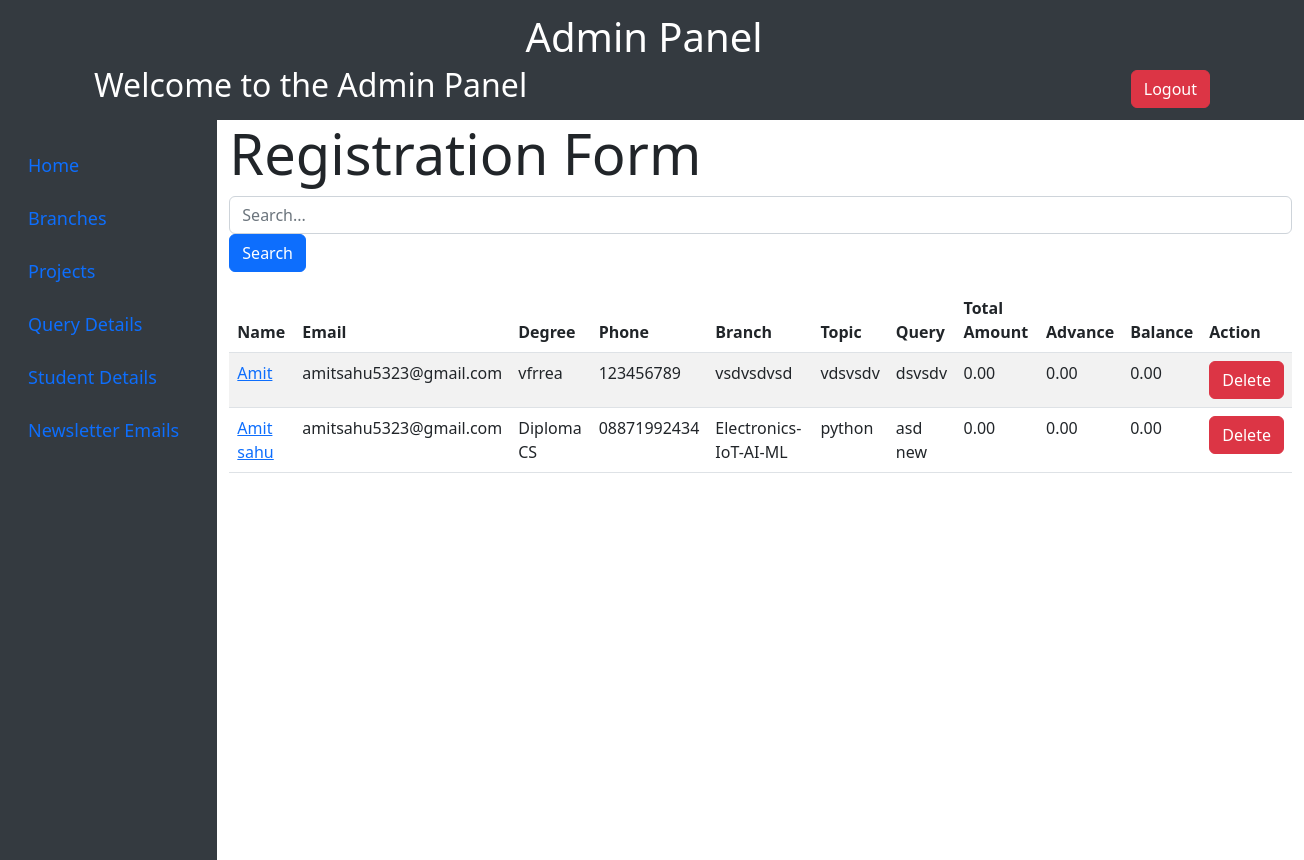
Before: /dashboard/mform with the older database file.
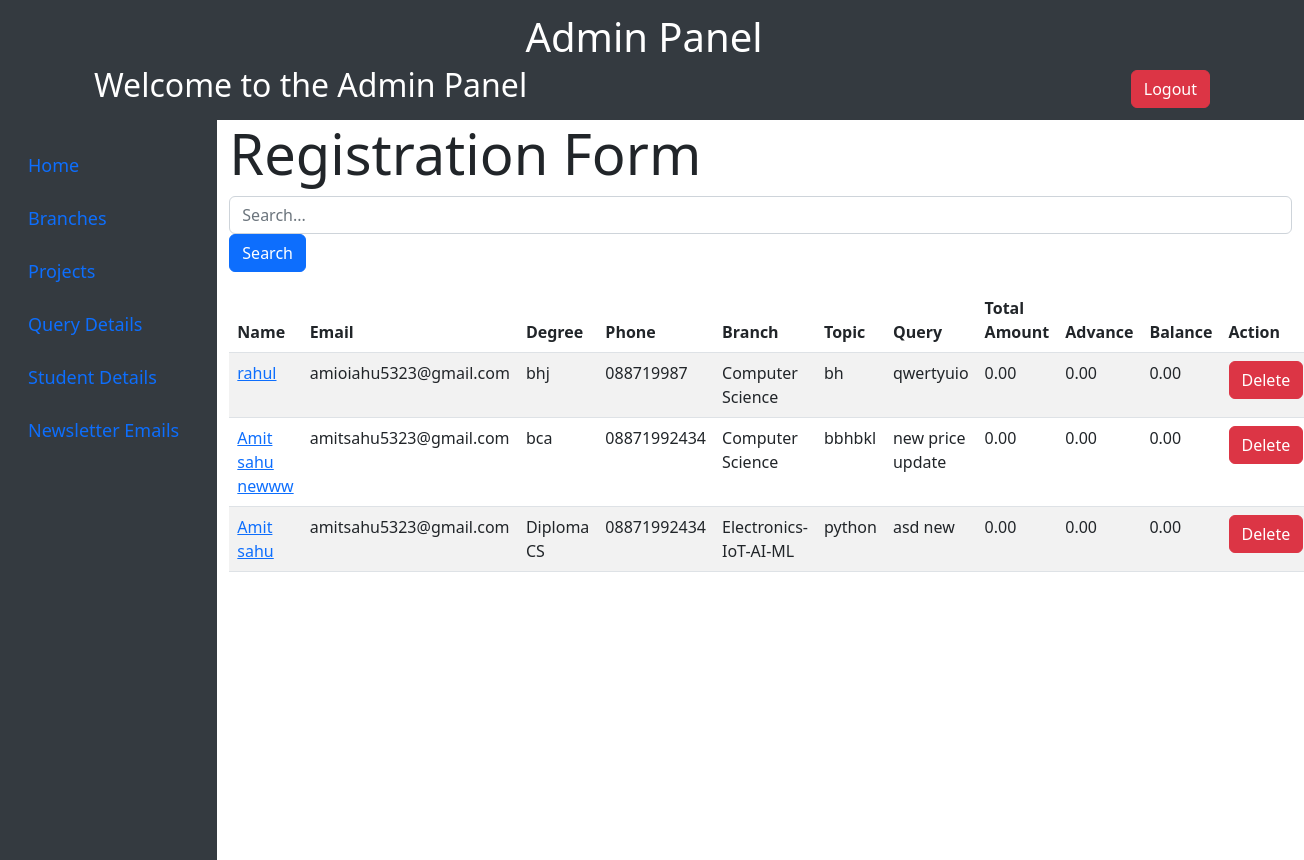
After: the same page with the newer database file.
### form/models.py (models this page shows, shortened)
class Register(models.Model):
    name = models.CharField(max_length=50)
    email = models.EmailField(max_length=50)
    degree = models.CharField(max_length=30, null=True)
    phone = models.CharField(max_length=15)
    branch = models.CharField(max_length=20)
    topic = models.CharField(max_length=50)
    query = models.CharField(max_length=150)
    total_amount = models.DecimalField(max_digits=10, decimal_places=2, default=0)
    advance = models.DecimalField(max_digits=10, decimal_places=2, default=0)
    balance = models.DecimalField(max_digits=10, decimal_places=2, default=0)

### innovation/views.py (the view, shortened to what this page needs)
# urls.py: path('dashboard/mform', views.aquery_detail, name='q_dash'),
def aquery_detail(request):
    items = Register.objects.all().order_by('-id')
    return render(request, 'a_querydetail.html', {'data': items})

### templates/a_querydetail.html (shortened to what this page needs)
{% extends "adminbase.html" %}
{% block adminpage %}
    <div class="row">
        <div class="col">
            <h1 class="display-4">Registration Form</h1>
            <div class="mb-3">
                <input type="text" class="form-control mr-2" id="searchInput" placeholder="Search...">
                <button type="button" class="btn btn-primary" onclick="search()">Search</button>
            </div>
            <table class="table table-striped">
                <thead class="thead-dark">
                    <tr>
                        <th>Name</th>
                        <th>Email</th>
                        <th>Degree</th>
                        <th>Phone</th>
                        <th>Branch</th>
                        <th>Topic</th>
                        <th>Query</th>
                        <th>Total Amount</th>
                        <th>Advance</th>
                        <th>Balance</th>
                        <th>Action</th>
                    </tr>
                </thead>
                <tbody id="tableBody">
                    {% for i in data %}
                        <tr>
                            <td>
                                <a href="/dashboard/edit_query/{{i.id}}">{{ i.name }}</a>
                            </td>
                            <td>{{ i.email }}</td>
                            <td>{{ i.degree }}</td>
                            <td>{{ i.phone }}</td>
                            <td>{{ i.branch }}</td>
                            <td>{{ i.topic }}</td>
                            <td>{{ i.query }}</td>
                            <td>{{ i.total_amount }}</td>
                            <td>{{ i.advance }}</td>
                            <td>{{ i.balance }}</td>
                            <td>
                                <a href="/dashboard/dele/{{ i.id }}" class="btn btn-danger">Delete</a>
                            </td>
                        </tr>
                    {% endfor %}
                </tbody>
            </table>
        </div>
    </div>
{% endblock adminpage %}

Changed rows visible on the page:
removed Register: name "Amit", email "amitsahu5323@gmail.com", degree "vfrrea", phone "123456789", branch "vsdvsdvsd", topic "vdsvsdv", query "dsvsdv", total_amount "0.00", advance "0.00", balance "0.00"
added Register: name "rahul", email "amioiahu5323@gmail.com", degree "bhj", phone "088719987", branch "Computer Science", topic "bh", query "qwertyuio", total_amount "0.00", advance "0.00", balance "0.00"
added Register: name "Amit sahu newww", email "amitsahu5323@gmail.com", degree "bca", phone "08871992434", branch "Computer Science", topic "bbhbkl", query "new price update", total_amount "0.00", advance "0.00", balance "0.00"
